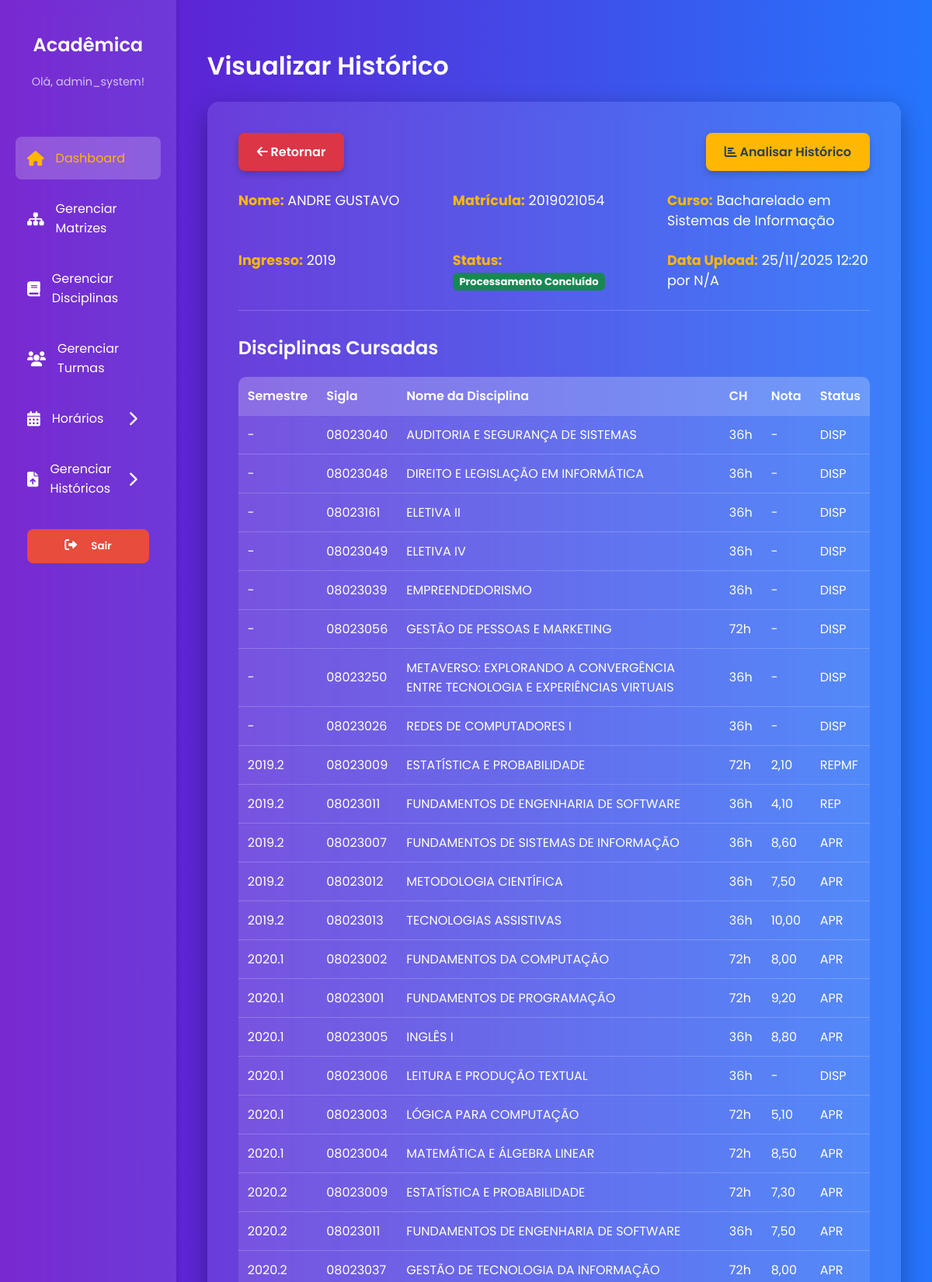
Screenshot of /historicos/detalhe/2/ (signed in, upper part) with the database file from the repository.
### core/models.py (models this page shows, shortened)
class Usuario(AbstractUser):
    gestao_inicio = models.DateField(
        null=True,
        blank=True,
        verbose_name="Início da Gestão"
    )
    portaria = models.CharField(
        max_length=15,
        null=True,
        blank=True,
        verbose_name="Número da Portaria"
    )
    groups = models.ManyToManyField(
        'auth.Group',
        related_name='core_usuarios',
        blank=True,
        help_text='The groups this user belongs to.',
        related_query_name='core_usuario',
        verbose_name="Grupos de Usuário"
    )
    user_permissions = models.ManyToManyField(
        'auth.Permission',
        related_name='core_usuarios',
        blank=True,
        help_text='Specific permissions for this user.',
        related_query_name='core_usuario',
        verbose_name="Permissões de Usuário"
    )
    class Meta:
        db_table = 'USUARIO'
        verbose_name = "Usuário"
        verbose_name_plural = "Usuários"

class Curso(models.Model):
    nome = models.CharField(max_length=100, verbose_name="Nome do Curso")
    class Meta:
        db_table = 'CURSO'
        verbose_name = "Curso"
        verbose_name_plural = "Cursos"
    def __str__(self):
        return self.nome

### upload/models.py (models this page shows, shortened)
class Historico(models.Model):
    STATUS_CHOICES = [
        ('PENDENTE', 'Processamento Pendente'),
        ('CONCLUIDO', 'Processamento Concluído'),
        ('ERRO', 'Erro no Processamento'),
    ]
    aluno = models.ForeignKey(
        Aluno,
        on_delete=models.CASCADE,
        verbose_name="Aluno",
        related_name='historicos'
    )
    usuario = models.ForeignKey(
        Usuario,
        on_delete=models.SET_NULL,
        null=True,
        verbose_name="Coordenador Responsável"
    )
    data_upload = models.DateTimeField(
        auto_now_add=True,
        verbose_name="Data de Upload"
    )
    status = models.CharField(
        max_length=20,
        choices=STATUS_CHOICES,
        default='PENDENTE',
        verbose_name="Status de Processamento"
    )
    arquivo_original = models.FileField(
        upload_to='historicos/',
        null=True,
        blank=True,
        verbose_name="Arquivo PDF Original"
    )
    class Meta:
        db_table = 'HISTORICO'
        verbose_name = "Histórico Escolar"
        verbose_name_plural = "Históricos Escolares"

class Aluno(models.Model):
    nome = models.CharField(max_length=100)
    matricula = models.CharField(max_length=10, unique=True)
    curso = models.ForeignKey(
        Curso,
        on_delete=models.CASCADE,
        verbose_name="Curso de Ingresso"
    )
    ano_ingresso = models.CharField(max_length=6, verbose_name="Ano de Ingresso")
    class Meta:
        db_table = 'ALUNO'
        verbose_name = "Aluno"
        verbose_name_plural = "Alunos"

class HistoricoItens(models.Model):
    historico = models.ForeignKey(
        Historico,
        on_delete=models.CASCADE,
        verbose_name="Histórico",
        related_name='itens'
    )
    disciplina_nome = models.CharField(max_length=200, verbose_name="Nome da Disciplina")
    disciplina_sigla = models.CharField(max_length=10, verbose_name="Sigla")
    ch = models.IntegerField(verbose_name="Carga Horária")
    nota = models.DecimalField(max_digits=5, decimal_places=2, null=True, blank=True)
    frequencia = models.IntegerField(null=True, blank=True, verbose_name="Frequência (%)")
    status_disciplina = models.CharField(max_length=50, verbose_name="Situação")
    semestre_cursado = models.CharField(max_length=10, verbose_name="Semestre Cursado")
    class Meta:
        db_table = 'HISTORICO_ITENS'
        verbose_name = "Item de Histórico"
        verbose_name_plural = "Itens de Histórico"

### upload/views.py (the view)
# urls.py: path('historicos/detalhe/<int:pk>/', views.consultar_historico_detalhe, name='consultar_historico_detalhe'),
@login_required
def consultar_historico_detalhe(request, pk):
    historico = get_object_or_404(Historico.objects.select_related('aluno'), pk=pk)
    itens = HistoricoItens.objects.filter(historico=historico).order_by('semestre_cursado', 'disciplina_nome')
    return render(request, 'upload/consultar_historico_detalhe.html', {'historico': historico, 'itens': itens})

### upload/templates/upload/consultar_historico_detalhe.html (shortened to what this page needs)
{% extends 'core/base.html' %}
{% load static %} {% block title %}Detalhe do Histórico{% endblock %}
{% block page_title %}Visualizar Histórico{% endblock %} {% block content %}
    <div style="display: flex; justify-content: space-between; align-items: center; margin-bottom: 20px;">
        <a href="{% url 'upload:consultar_historicos' %}" class="cancel-button">
            <i class="fas fa-arrow-left"></i> Retornar
        </a>
        <a href="{% url 'analytics:analisar_historico' historico_pk=historico.pk %}" class="cta-button"> <i class="fas fa-chart-bar"></i> Analisar Histórico
        </a>
        </div>
    <div class="aluno-info">
        <p><strong>Nome:</strong> {{ historico.aluno.nome }}</p>
        <p><strong>Matrícula:</strong> {{ historico.aluno.matricula }}</p>
        <p><strong>Curso:</strong> {{ historico.aluno.curso }}</p>
        <p><strong>Ingresso:</strong> {{ historico.aluno.ano_ingresso }}</p>
        <p><strong>Status:</strong>
            <span class="status-badge
                {% if historico.status == 'CONCLUIDO' %}status-concluido
                {% elif historico.status == 'PENDENTE' %}status-pendente
                {% else %}status-erro
                {% endif %}">
                {{ historico.get_status_display }}
            </span>
        </p>
        <p><strong>Data Upload:</strong> {{ historico.data_upload|date:"d/m/Y H:i" }} por {{ historico.usuario.nome_completo|default:'N/A' }}</p>
    </div>
    <h2 style="text-align: left; font-size: 1.5em; margin-bottom: 20px;">Disciplinas Cursadas</h2>
    <table>
        <thead>
            <tr>
                <th>Semestre</th>
                <th>Sigla</th>
                <th>Nome da Disciplina</th>
                <th>CH</th>
                <th>Nota</th>
                <th>Status</th>
            </tr>
        </thead>
        <tbody>
            {% for item in itens %}
            <tr>
                <td>{{ item.semestre_cursado }}</td>
                <td>{{ item.disciplina_sigla }}</td>
                <td>{{ item.disciplina_nome }}</td>
                <td>{{ item.ch }}h</td> <td>{{ item.nota|default_if_none:"-" }}</td>
                <td>{{ item.status_disciplina }}</td>
            </tr>
            {% empty %}
            <tr>
                <td colspan="6">Nenhum item encontrado neste histórico.</td>
            </tr>
            {% endfor %}
        </tbody>
    </table>
{% endblock %}

### core/templates/core/base.html (shortened to what this page needs)
{% load static %}
<!DOCTYPE html>
<html lang="pt-br">
<head>
    <link rel="stylesheet" href="https://cdnjs.cloudflare.com/ajax/libs/font-awesome/6.0.0-beta3/css/all.min.css">
</head>
<body>
    <div class="dashboard-container">
        <aside class="sidebar">
            <div class="sidebar-header">
                <h2>Acadêmica</h2>
                <p>Olá, {{ user.username }}!</p>
            </div>
            <nav class="sidebar-nav">
                <ul>
                    <li><a href="{% url 'painel' %}" class="active"><i class="fas fa-home"></i> Dashboard</a></li>
                    <li><a href="{% url 'listar_matrizes' %}"><i class="fas fa-sitemap"></i> Gerenciar Matrizes</a></li>
                    <li><a href="{% url 'listar_disciplinas' %}"><i class="fas fa-book"></i> Gerenciar Disciplinas</a></li>
                    <li><a href="{% url 'listar_turmas' %}"><i class="fas fa-users"></i> Gerenciar Turmas</a></li>
                    <li class="dropdown-container">
                        <a href="#" id="horarios-dropdown-toggle" class="dropdown-toggle">
                            <i class="fas fa-calendar-alt"></i>
                            <span>Horários</span>
                            <i class="fas fa-chevron-right arrow"></i>
                        </a>
                    </li>
                    <li class="dropdown-container">
                        <a href="#" id="historicos-dropdown-toggle" class="dropdown-toggle">
                            <i class="fas fa-file-upload"></i>
                            <span>Gerenciar Históricos</span>
                            <i class="fas fa-chevron-right arrow"></i>
                        </a>
                    </li>
                    <li><a href="{% url 'logout' %}" style="text-decoration: none; display: block; margin-bottom: 15px;">
            <button type="button" style="
                width: 100%;
                background-color: #e74c3c;
                color: white;
                border: none;
                padding: 12px;
                border-radius: 8px;
                cursor: pointer;
                font-weight: 600;
                transition: background 0.3s;
                font-family: 'Poppins', sans-serif;">
                <i class="fas fa-sign-out-alt"></i> Sair
            </button>
        </a></li>
                </ul>
            </nav>
        </aside>
        <main class="main-content">
            <div class="header">
                <h1>{% block page_title %}{% endblock %}</h1>
            </div>
            <div class="content-card">
                {% block content %}{% endblock %}
            </div>
        </main>
    </div>
</body>
</html>

### core/templates/core/base.html (style rules this page uses)
:root { --primary-color-dark: #6a11cb; --primary-color-light: #2575fc; --accent-color: #ffb703; --accent-color-hover: #fb8500; --text-color: #fff; --container-bg: rgba(255, 255, 255, 0.1); }
body { font-family: 'Poppins', sans-serif; background: linear-gradient(to right, var(--primary-color-dark), var(--primary-color-light)); color: var(--text-color); margin: 0; padding: 0; min-height: 100vh; box-sizing: border-box; }
.dashboard-container { display: flex; min-height: 100vh; }
.sidebar { width: 250px; background-color: rgba(255, 255, 255, 0.1); backdrop-filter: blur(10px); padding: 20px; box-shadow: 2px 0 5px rgba(0, 0, 0, 0.1); display: flex; flex-direction: column; transition: transform 0.3s ease; }
.sidebar-header { text-align: center; margin-bottom: 30px; }
.sidebar-header h2 { font-size: 1.5em; font-weight: 600; }
.sidebar-header p { font-size: 0.9em; color: rgba(255, 255, 255, 0.7); }
.sidebar-nav ul { list-style: none; padding: 0; }
.sidebar-nav a { display: flex; align-items: center; color: #fff; text-decoration: none; padding: 15px; margin-bottom: 10px; border-radius: 8px; transition: all 0.3s ease; font-weight: 400; }
.sidebar-nav a i { margin-right: 15px; font-size: 1.2em; }
.sidebar-nav a:hover, .sidebar-nav a.active { background-color: rgba(255, 255, 255, 0.2); color: #ffb703; }
.dropdown-container { position: relative; }
.dropdown-toggle { display: flex; align-items: center; color: #fff; text-decoration: none; padding: 15px; margin-bottom: 10px; border-radius: 8px; transition: all 0.3s ease; font-weight: 400; cursor: pointer; }
.dropdown-toggle i { margin-right: 15px; font-size: 1.2em; }
.dropdown-toggle .arrow { margin-left: auto; transition: transform 0.3s ease; }
.main-content { flex-grow: 1; padding: 40px; display: flex; flex-direction: column; }
.content-card { background-color: rgba(255, 255, 255, 0.1); backdrop-filter: blur(10px); padding: 40px; border-radius: 15px; box-shadow: 0 10px 30px rgba(0, 0, 0, 0.3); }
h1, h2 { font-weight: 600; }
.cta-button, .cancel-button, .delete-button { display: inline-block; padding: 12px 24px; background-color: var(--accent-color); color: #2c3e50; text-decoration: none; border-radius: 8px; font-weight: 600; transition: all 0.3s ease; box-shadow: 0 4px 10px rgba(0, 0, 0, 0.2); text-align: center; cursor: pointer; border: none; font-family: 'Poppins', sans-serif; }
.cancel-button { background-color: #dc3545; color: #fff; }
table { width: 100%; border-collapse: collapse; margin-top: 20px; background-color: rgba(255, 255, 255, 0.1); border-radius: 10px; overflow: hidden; }
th, td { padding: 12px; text-align: left; border-bottom: 1px solid rgba(255, 255, 255, 0.2); }
th { font-weight: 600; background-color: rgba(255, 255, 255, 0.15); }

### upload/templates/upload/consultar_historico_detalhe.html (style rules this page uses)
.aluno-info { display: grid; grid-template-columns: repeat(auto-fit, minmax(250px, 1fr)); gap: 15px; margin-bottom: 30px; padding-bottom: 20px; border-bottom: 1px solid rgba(255, 255, 255, 0.2); }
.aluno-info p { margin: 5px 0; font-size: 1.1em; }
.aluno-info p strong { color: var(--accent-color); }
.status-badge { display: inline-block; padding: 0.35em 0.65em; font-size: .75em; font-weight: 700; line-height: 1; color: #fff; text-align: center; white-space: nowrap; vertical-align: baseline; border-radius: 0.375rem; }
.status-concluido { background-color: #198754; }

### rows the page displays
Usuario: username "admin_system"
Historico: aluno.nome "ANDRE GUSTAVO", aluno.matricula "2019021054", aluno.curso "Bacharelado em Sistemas de Informação", aluno.ano_ingresso "2019", status "Processamento Concluído", data_upload "25/11/2025 12:20", usuario.nome_completo "N/A"
HistoricoItens: semestre_cursado "-", disciplina_sigla "08023040", disciplina_nome "AUDITORIA E SEGURANÇA DE SISTEMAS", ch "36", nota "-", status_disciplina "DISP"
HistoricoItens: semestre_cursado "-", disciplina_sigla "08023048", disciplina_nome "DIREITO E LEGISLAÇÃO EM INFORMÁTICA", ch "36", nota "-", status_disciplina "DISP"
HistoricoItens: semestre_cursado "-", disciplina_sigla "08023161", disciplina_nome "ELETIVA II", ch "36", nota "-", status_disciplina "DISP"
HistoricoItens: semestre_cursado "-", disciplina_sigla "08023049", disciplina_nome "ELETIVA IV", ch "36", nota "-", status_disciplina "DISP"
HistoricoItens: semestre_cursado "-", disciplina_sigla "08023039", disciplina_nome "EMPREENDEDORISMO", ch "36", nota "-", status_disciplina "DISP"
HistoricoItens: semestre_cursado "-", disciplina_sigla "08023056", disciplina_nome "GESTÃO DE PESSOAS E MARKETING", ch "72", nota "-", status_disciplina "DISP"
HistoricoItens: semestre_cursado "-", disciplina_sigla "08023250", disciplina_nome "METAVERSO: EXPLORANDO A CONVERGÊNCIA ENTRE TECNOLOGIA E EXPERIÊNCIAS VIRTUAIS", ch "36", nota "-", status_disciplina "DISP"
HistoricoItens: semestre_cursado "-", disciplina_sigla "08023026", disciplina_nome "REDES DE COMPUTADORES I", ch "36", nota "-", status_disciplina "DISP"
HistoricoItens: semestre_cursado "2019.2", disciplina_sigla "08023009", disciplina_nome "ESTATÍSTICA E PROBABILIDADE", ch "72", nota "2,10", status_disciplina "REPMF"
HistoricoItens: semestre_cursado "2019.2", disciplina_sigla "08023011", disciplina_nome "FUNDAMENTOS DE ENGENHARIA DE SOFTWARE", ch "36", nota "4,10", status_disciplina "REP"
HistoricoItens: semestre_cursado "2019.2", disciplina_sigla "08023007", disciplina_nome "FUNDAMENTOS DE SISTEMAS DE INFORMAÇÃO", ch "36", nota "8,60", status_disciplina "APR"
HistoricoItens: semestre_cursado "2019.2", disciplina_sigla "08023012", disciplina_nome "METODOLOGIA CIENTÍFICA", ch "36", nota "7,50", status_disciplina "APR"
HistoricoItens: semestre_cursado "2019.2", disciplina_sigla "08023013", disciplina_nome "TECNOLOGIAS ASSISTIVAS", ch "36", nota "10,00", status_disciplina "APR"
HistoricoItens: semestre_cursado "2020.1", disciplina_sigla "08023002", disciplina_nome "FUNDAMENTOS DA COMPUTAÇÃO", ch "72", nota "8,00", status_disciplina "APR"
HistoricoItens: semestre_cursado "2020.1", disciplina_sigla "08023001", disciplina_nome "FUNDAMENTOS DE PROGRAMAÇÃO", ch "72", nota "9,20", status_disciplina "APR"
HistoricoItens: semestre_cursado "2020.1", disciplina_sigla "08023005", disciplina_nome "INGLÊS I", ch "36", nota "8,80", status_disciplina "APR"
HistoricoItens: semestre_cursado "2020.1", disciplina_sigla "08023006", disciplina_nome "LEITURA E PRODUÇÃO TEXTUAL", ch "36", nota "-", status_disciplina "DISP"
HistoricoItens: semestre_cursado "2020.1", disciplina_sigla "08023003", disciplina_nome "LÓGICA PARA COMPUTAÇÃO", ch "72", nota "5,10", status_disciplina "APR"
HistoricoItens: semestre_cursado "2020.1", disciplina_sigla "08023004", disciplina_nome "MATEMÁTICA E ÁLGEBRA LINEAR", ch "72", nota "8,50", status_disciplina "APR"
HistoricoItens: semestre_cursado "2020.2", disciplina_sigla "08023009", disciplina_nome "ESTATÍSTICA E PROBABILIDADE", ch "72", nota "7,30", status_disciplina "APR"
HistoricoItens: semestre_cursado "2020.2", disciplina_sigla "08023011", disciplina_nome "FUNDAMENTOS DE ENGENHARIA DE SOFTWARE", ch "36", nota "7,50", status_disciplina "APR"
HistoricoItens: semestre_cursado "2020.2", disciplina_sigla "08023037", disciplina_nome "GESTÃO DE TECNOLOGIA DA INFORMAÇÃO", ch "72", nota "8,00", status_disciplina "APR"
